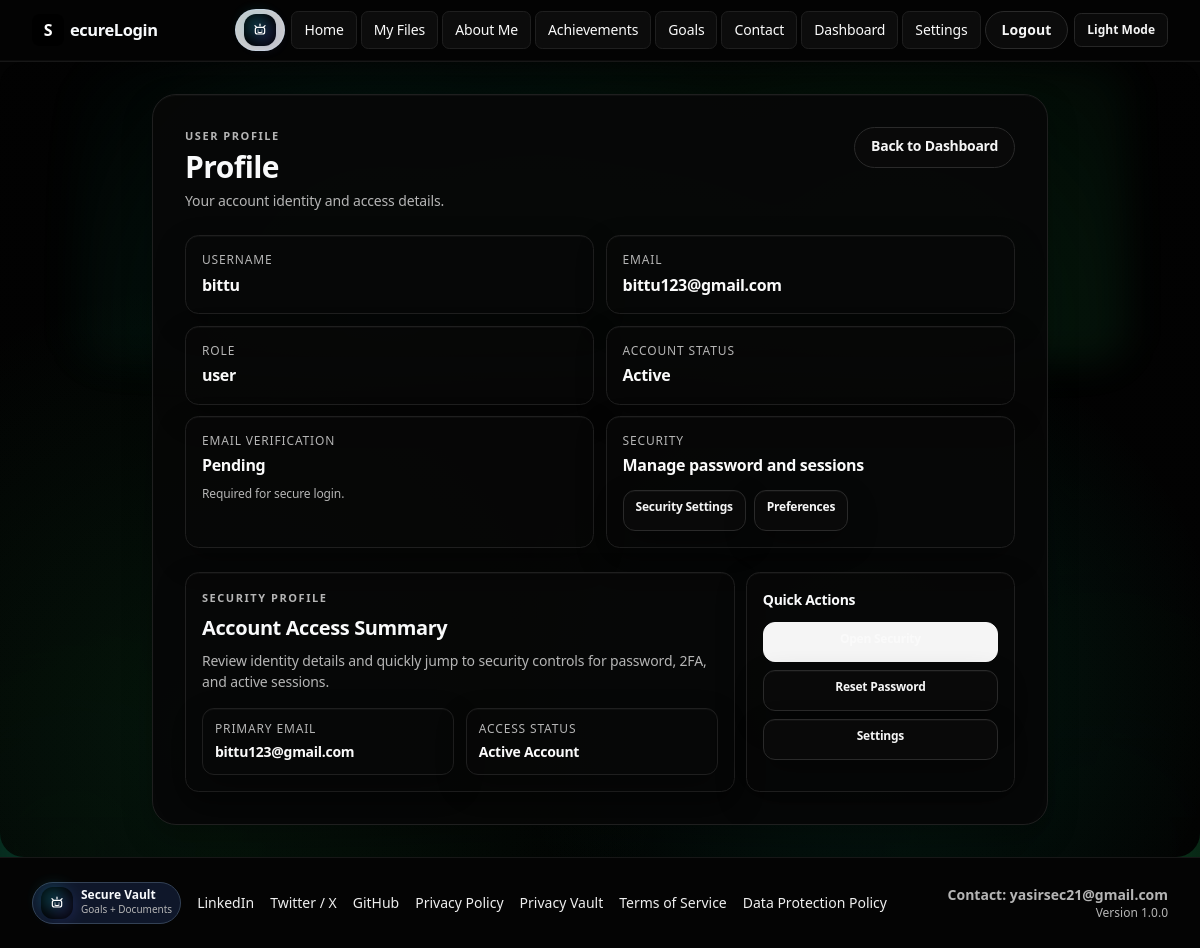
Page /profile (signed in) on the committed database.
### app.py (models this page shows)
class User(db.Model, UserMixin):
    id = db.Column(db.Integer, primary_key=True)
    username = db.Column(db.String(80), nullable=False)
    email = db.Column(db.String(120), unique=True, nullable=False)
    password_hash = db.Column(db.String(200), nullable=False)
    role = db.Column(db.String(20), nullable=False, default="user")
    is_active_user = db.Column(db.Boolean, nullable=False, default=True)
    is_email_verified = db.Column(db.Boolean, nullable=False, default=False)
    twofa_secret = db.Column(db.String(64), nullable=True)
    twofa_enabled = db.Column(db.Boolean, nullable=False, default=False)
    login_lock_until = db.Column(db.DateTime, nullable=True)
    failed_login_count = db.Column(db.Integer, nullable=False, default=0)
    session_version = db.Column(db.Integer, nullable=False, default=1)
    last_login_at = db.Column(db.DateTime, nullable=True)
    last_login_ip = db.Column(db.String(64), nullable=True)
    about_page_title = db.Column(db.String(120), nullable=True)
    created_at = db.Column(db.DateTime, default=datetime.utcnow, nullable=False)
    @property
    def is_active(self):
        return bool(self.is_active_user)

### app.py (the view)
@app.route("/profile")
@login_required
def profile():
    return render_template("profile.html", **ctx("Profile"))

### app.py (called while the page is built)
@login_manager.user_loader
def load_user(user_id):
    return User.query.get(int(user_id))

def normalize_role(role):
    value = (role or "user").strip().lower()
    return value if value in ALLOWED_ROLES else "user"

def can_upload_posts():
    return current_user.is_authenticated and normalize_role(current_user.role) in {"owner", "admin"}

def is_owner():
    return current_user.is_authenticated and normalize_role(current_user.role) == "owner"

def is_admin_or_owner():
    return current_user.is_authenticated and normalize_role(current_user.role) in {"owner", "admin"}

def get_panel_endpoint(user_obj):
    role = normalize_role(getattr(user_obj, "role", "user"))
    if role in {"owner", "admin"}:
        return "owner_panel"
    return "dashboard"

def ctx(title):
    panel_endpoint = "user_panel"
    if current_user.is_authenticated:
        panel_endpoint = get_panel_endpoint(current_user)
    return {
        "title": title,
        "created_on": date.today().isoformat(),
        "is_logged_in": current_user.is_authenticated,
        "is_admin_owner": is_admin_or_owner(),
        "is_owner": is_owner(),
        "can_upload": can_upload_posts(),
        "panel_endpoint": panel_endpoint,
        "recaptcha_site_key": app.config.get("RECAPTCHA_SITE_KEY", ""),
        "app_version": app.config.get("APP_VERSION", "1.0.0"),
        "social_x_url": app.config.get("SOCIAL_X_URL", "https://x.com"),
        "social_linkedin_url": app.config.get("SOCIAL_LINKEDIN_URL", "https://www.linkedin.com"),
        "social_github_url": app.config.get("SOCIAL_GITHUB_URL", "https://github.com/ImYasir02"),
    }

def enforce_session_version():
    if not current_user.is_authenticated:
        return None
    current_version = session.get("session_version")
    if current_version is None:
        session["session_version"] = current_user.session_version
        return None
    if current_version != current_user.session_version:
        logout_user()
        flash("Session expired. Please login again.", "error")
        return redirect(url_for("login"))
    return None

### app/templates/profile.html (shortened to what this page needs)
{% extends "base.html" %}
{% block content %}
<div class="profile-page relative mx-auto max-w-4xl overflow-hidden rounded-3xl border border-slate-300 bg-white p-6 shadow-sm sm:p-8 dark:border-white/10 dark:bg-[#080d28]">
  <div class="relative">
  <div class="flex flex-wrap items-start justify-between gap-4">
    <div>
      <p class="text-[11px] font-semibold uppercase tracking-[0.2em] text-slate-500">User Profile</p>
      <h1 class="mt-2 text-3xl font-semibold tracking-tight">Profile</h1>
      <p class="mt-2 text-sm text-slate-600">Your account identity and access details.</p>
    </div>
    <a href="{{ url_for(panel_endpoint) }}" class="rounded-full border border-slate-300 px-4 py-2 text-sm font-semibold transition hover:bg-slate-100 dark:border-white/15 dark:text-white dark:hover:bg-white/10">
      Back to {% if is_admin_owner %}Owner Panel{% else %}Dashboard{% endif %}
    </a>
  </div>
  <div class="mt-6 grid gap-4 sm:grid-cols-2">
    <div class="rounded-2xl border border-slate-300 p-4 dark:border-white/10 dark:bg-white/5">
      <p class="text-xs uppercase tracking-wide text-slate-500">Username</p>
      <p class="mt-1 font-semibold">{{ current_user.username }}</p>
    </div>
    <div class="rounded-2xl border border-slate-300 p-4 dark:border-white/10 dark:bg-white/5">
      <p class="text-xs uppercase tracking-wide text-slate-500">Email</p>
      <p class="mt-1 font-semibold">{{ current_user.email }}</p>
    </div>
    <div class="rounded-2xl border border-slate-300 p-4 dark:border-white/10 dark:bg-white/5">
      <p class="text-xs uppercase tracking-wide text-slate-500">Role</p>
      <p class="mt-1 font-semibold">{{ current_user.role }}</p>
    </div>
    <div class="rounded-2xl border border-slate-300 p-4 dark:border-white/10 dark:bg-white/5">
      <p class="text-xs uppercase tracking-wide text-slate-500">Account Status</p>
      <p class="mt-1 font-semibold">{% if current_user.is_active_user %}Active{% else %}Inactive{% endif %}</p>
    </div>
    <div class="rounded-2xl border border-slate-300 p-4 dark:border-white/10 dark:bg-white/5">
      <p class="text-xs uppercase tracking-wide text-slate-500">Email Verification</p>
      <p class="mt-1 font-semibold">{% if current_user.is_email_verified %}Verified{% else %}Pending{% endif %}</p>
      <p class="mt-2 text-xs text-slate-500">Required for secure login{% if current_user.is_email_verified %} is complete{% endif %}.</p>
    </div>
    <div class="rounded-2xl border border-slate-300 p-4 dark:border-white/10 dark:bg-white/5">
      <p class="text-xs uppercase tracking-wide text-slate-500">Security</p>
      <p class="mt-1 font-semibold">Manage password and sessions</p>
      <div class="mt-3 flex flex-wrap gap-2">
        <a href="{{ url_for('security_settings') }}" class="rounded-xl border border-slate-300 px-3 py-2 text-xs font-semibold text-black transition hover:bg-slate-100 dark:border-white/15 dark:text-white dark:hover:bg-white/10">Security Settings</a>
        <a href="{{ url_for('settings') }}" class="rounded-xl border border-slate-300 px-3 py-2 text-xs font-semibold text-black transition hover:bg-slate-100 dark:border-white/15 dark:text-white dark:hover:bg-white/10">Preferences</a>
      </div>
    </div>
  </div>
  <div class="mt-6 grid gap-4 lg:grid-cols-3">
    <div class="rounded-2xl border border-slate-300 p-4 dark:border-white/10 dark:bg-white/5 lg:col-span-2">
      <p class="text-[11px] font-semibold uppercase tracking-[0.2em] text-slate-500 dark:text-cyan-200">Security Profile</p>
      <h2 class="mt-2 text-xl font-semibold text-black dark:text-white">Account Access Summary</h2>
      <p class="mt-2 text-sm text-slate-600 dark:text-white/75">Review identity details and quickly jump to security controls for password, 2FA, and active sessions.</p>
      <div class="mt-4 grid gap-3 sm:grid-cols-2">
        <div class="rounded-xl border border-slate-300 p-3 dark:border-white/10 dark:bg-white/5">
          <p class="text-xs uppercase tracking-wide text-slate-500">Primary Email</p>
          <p class="mt-1 text-sm font-semibold break-all">{{ current_user.email }}</p>
        </div>
        <div class="rounded-xl border border-slate-300 p-3 dark:border-white/10 dark:bg-white/5">
          <p class="text-xs uppercase tracking-wide text-slate-500">Access Status</p>
          <p class="mt-1 text-sm font-semibold">{% if current_user.is_active_user %}Active Account{% else %}Inactive Account{% endif %}</p>
        </div>
      </div>
    </div>
    <div class="rounded-2xl border border-slate-300 p-4 dark:border-white/10 dark:bg-white/5">
      <p class="text-sm font-semibold text-black dark:text-white">Quick Actions</p>
      <div class="mt-3 grid gap-2">
        <a href="{{ url_for('security_settings') }}" class="rounded-xl bg-black px-3 py-2 text-center text-xs font-semibold text-white transition hover:bg-slate-800 dark:bg-gradient-to-r dark:from-indigo-500 dark:to-blue-500">Open Security</a>
        <a href="{{ url_for('forgot_password') }}" class="rounded-xl border border-slate-300 px-3 py-2 text-center text-xs font-semibold text-black transition hover:bg-slate-100 dark:border-white/15 dark:text-white dark:hover:bg-white/10">Reset Password</a>
        <a href="{{ url_for('settings') }}" class="rounded-xl border border-slate-300 px-3 py-2 text-center text-xs font-semibold text-black transition hover:bg-slate-100 dark:border-white/15 dark:text-white dark:hover:bg-white/10">Settings</a>
      </div>
    </div>
  </div>
  </div>
</div>
{% endblock %}

### rows in the picture
User: username "bittu", email "bittu123@gmail.com", role "user"

### other values in the picture
{{ content|safe }} "Secure Vault Goals + Documents"
{{ app_version }} "1.0.0"
